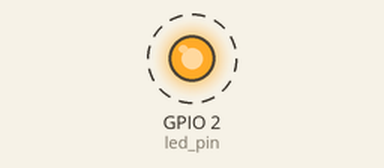
A sketch run on a simulated ESP32. Parts: output pins drawn as LEDs (lit = HIGH). Dashed ring = blinking. What the sketch prints to the serial monitor is not drawn.

Above: at 0.7 s.
Timing chart, 0 to 3.5 s (numbered marks = the images above):
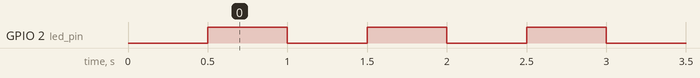

Measured:
- by itself, GPIO 2 (led_pin): alternates HIGH for 0.50 s and LOW for 0.50 s

The sketch:

quiz1.ino
```cpp
static const int led_pin = LED_BUILTIN;

void hello_led(void *parameter)
{
    while (1)
    {
        digitalWrite(led_pin, HIGH);
        vTaskDelay(500);
        digitalWrite(led_pin, LOW);
        vTaskDelay(500);
    }
}

void setup()
{
    int app_cpu = 0;

    pinMode(led_pin, OUTPUT);
    delay(500);

    app_cpu = xPortGetCoreID();
    printf("app_cpu is %d (%s core)\n", app_cpu, app_cpu > 0 ? "Dual" : "Single");

    xTaskCreatePinnedToCore(
        hello_led,
        "Hello",
        1024,
        NULL,
        0,
        NULL,
        app_cpu);
}

void loop()
{

}
```
